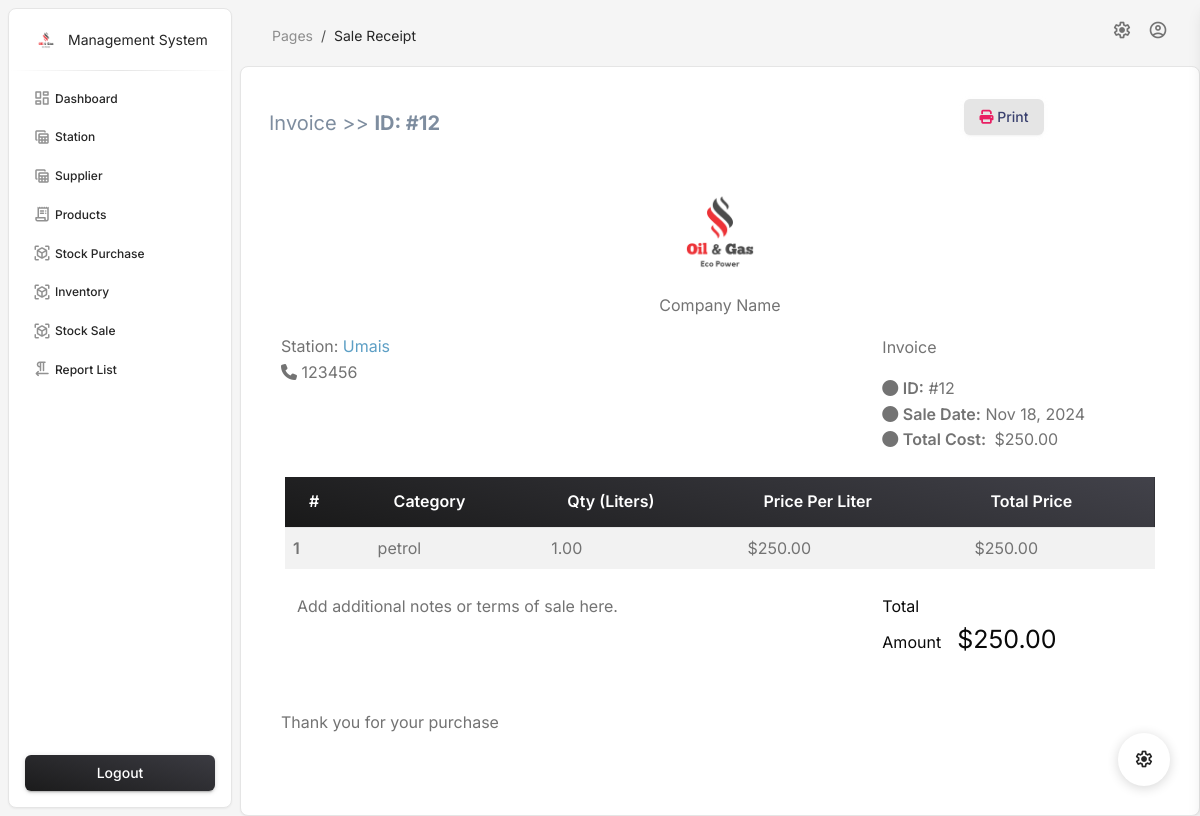
Page /receipt-sale/12/ on the committed database.
### app/models.py (models this page shows, shortened)
class Sale(models.Model):
    station = models.ForeignKey(Station, on_delete=models.SET_NULL, null=True, blank=True, related_name='sales')
    supplier = models.ForeignKey(Supplier, on_delete=models.SET_NULL, null=True, blank=True, related_name='sales')
    total_cost = models.DecimalField(max_digits=10, decimal_places=2, editable=False)
    sale_date = models.DateTimeField(auto_now_add=True)

class Station(models.Model):
    name = models.CharField(max_length=100)
    location = models.CharField(max_length=255)
    capacity = models.DecimalField(max_digits=10, decimal_places=2)  # Fuel capacity in liters
    contact_number = models.CharField(max_length=20)
    is_active = models.BooleanField(default=True)  # For soft delete

class SaleItem(models.Model):
    sale = models.ForeignKey(Sale, related_name='saleitems', on_delete=models.CASCADE)
    category = models.ForeignKey(Product, on_delete=models.CASCADE)
    quantity_sold = models.DecimalField(max_digits=10, decimal_places=2)  # Quantity sold in liters
    price_per_liter = models.DecimalField(max_digits=10, decimal_places=2)
    total_price = models.DecimalField(max_digits=10, decimal_places=2, editable=False)

class Product(models.Model):
    name = models.CharField(max_length=50)
    price_per_liter = models.DecimalField(max_digits=10, decimal_places=2)
    unit = models.CharField(max_length=10, default="liters")  # Unit of measurement
    description = models.TextField(blank=True, null=True)

### app/views.py (the view)
# urls.py: path('receipt-sale/<int:sale_id>/',sale_receipt, name='sale_receipt'),
def sale_receipt(request, sale_id):
    sale = get_object_or_404(Sale, id=sale_id)
    return render(request, 'receipts/sale_receipt.html', {'sale': sale})

### templates/receipts/sale_receipt.html (shortened to what this page needs)
{% extends "base.html" %}
{% load static %}
{% block page %}Sale Receipt{% endblock page %}
{% block main %}
<div class="card">
    <div class="card-body">
        <div class="container mb-5 mt-3">
            <div class="row d-flex align-items-baseline">
                <div class="col-xl-9">
                    <p style="color: #7e8d9f; font-size: 20px;">Invoice >> <strong>ID: #{{ sale.id }}</strong></p>
                </div>
                <div class="col-xl-3 float-end">
                    <a class="btn btn-light text-capitalize border-0 btn-print" data-mdb-ripple-color="dark">
                        <i class="fas fa-print text-primary"></i> Print</a>
                </div>
                <hr>
            </div>
            <div class="container">
                <div class="col-md-12">
                    <div class="text-center">
                        <img src="{% static 'assets/img/logo.png' %}" class="img-fluid" style="max-height: 120px;" />
                        <p class="pt-0">Company Name</p>
                    </div>
                </div>
                <div class="row">
                    <div class="col-xl-8">
                        <ul class="list-unstyled ">
                            <li class="text-muted">Station: <span style="color:#5d9fc5;">{{ sale.station.name }}</span></li>
                            <li class="text-muted"><i class="fas fa-phone"></i> {{ sale.station.contact_number }}</li>
                        </ul>
                    </div>
                    <div class="col-xl-4">
                        <p class="text-muted">Invoice</p>
                        <ul class="list-unstyled">
                            <li class="text-muted"><i class="fas fa-circle" bg-gradient-dark></i> <span class="fw-bold">ID:</span> #{{ sale.id }}</li>
                            <li class="text-muted"><i class="fas fa-circle" bg-gradient-dark></i> <span class="fw-bold">Sale Date:</span> {{ sale.sale_date|date:"M d, Y" }}</li>
                            <li class="text-muted"><i class="fas fa-circle" bg-gradient-dark></i> <span class="me-1 fw-bold">Total Cost:</span> ${{ sale.total_cost }}</li>
                        </ul>
                    </div>
                </div>
                <div class="row my-2 mx-1 justify-content-center">
                    <table class="table table-striped table-borderless">
                        <thead style="color:white;" class="text-white bg-gradient-dark">
                            <tr>
                                <th style="color:white;" scope="col">#</th>
                                <th style="color:white;" scope="col">Category</th>
                                <th style="color:white;" scope="col">Qty (Liters)</th>
                                <th style="color:white;" scope="col">Price per Liter</th>
                                <th style="color:white;" scope="col">Total Price</th>
                            </tr>
                        </thead>
                        <tbody>
                            {% for item in sale.saleitems.all %}
                            <tr>
                                <th scope="row">{{ forloop.counter }}</th>
                                <td>{{ item.category.name }}</td>
                                <td>{{ item.quantity_sold }}</td>
                                <td>${{ item.price_per_liter }}</td>
                                <td>${{ item.total_price }}</td>
                            </tr>
                            {% empty %}
                            <tr>
                                <td colspan="5" class="text-center">No items found</td>
                            </tr>
                            {% endfor %}
                        </tbody>
                    </table>
                </div>
                <div class="row">
                    <div class="col-xl-8">
                        <p class="ms-3">Add additional notes or terms of sale here.</p>
                    </div>
                    <div class="col-xl-3">
                        <p class="text-black float-start"><span class="text-black me-3">Total Amount</span><span style="font-size: 25px;">${{ sale.total_cost }}</span></p>
                    </div>
                </div>
                <hr>
                <div class="row">
                    <div class="col-xl-10">
                        <p>Thank you for your purchase</p>
                    </div>
                </div>
            </div>
        </div>
    </div>
</div>
{% endblock %}

### rows in the picture
Sale: id "12", station.name "Umais", station.contact_number "123456", sale_date "Nov 18, 2024", total_cost "250.00"
SaleItem: category.name "petrol", quantity_sold "1.00", price_per_liter "250.00", total_price "250.00"
